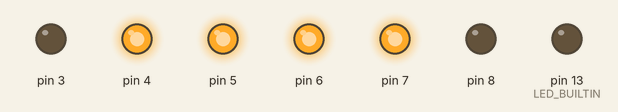
Recording of a sketch running on a simulated Arduino Nano, built with avr-gcc and run on an emulated ATmega328P. On the bench: output pins drawn as LEDs (lit = HIGH).

Above: at 3.05 s.
At 4.65 s:
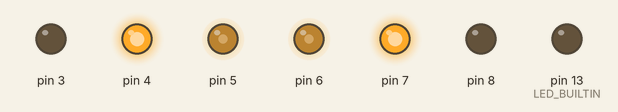
At 6.1 s:
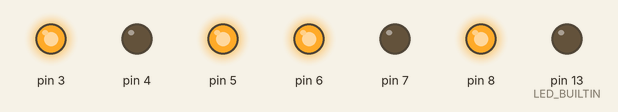
At 6.3 s:
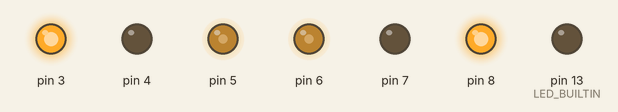
At 9.15 s:
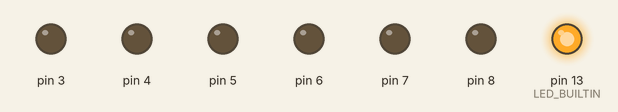
At 9.55 s:
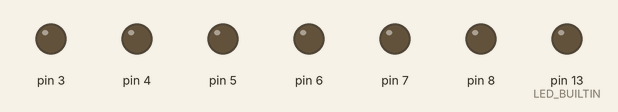
Timing chart, 0 to 11.6 s (numbered marks = the images above):
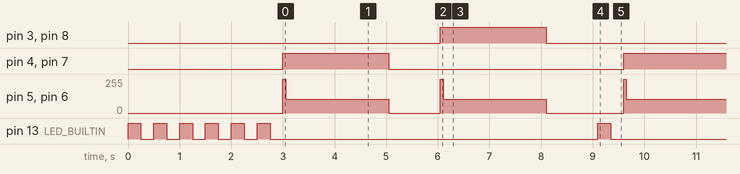

The sketch:

SterowanieSILNIKAMI.ino
```cpp
/*
 Name:		sterowanie2silniki.ino
 Created:	2/19/2022 3:15:09 PM
 Author:	pSTRONG v.1
*/
#include <stdio.h>


#define przod 0
#define tyl 1
#define speedMAX 255

struct motor
{
    int output1;
    int output2;
    int PWM;
};
struct motor motor1;
struct motor motor2;

void setup() {
    // pinMode(5, OUTPUT);
    // pinMode(6, OUTPUT);
    // pinMode(7, OUTPUT);
    pinMode(LED_BUILTIN, OUTPUT);
    motor1.PWM = 5;
    motor1.output1 = 7;
    motor1.output2 = 8;
    motor2.PWM = 6;
    motor2.output1 = 4;
    motor2.output2 = 3;
    pinMode(motor1.PWM, OUTPUT);
    pinMode(motor1.output1, OUTPUT);
    pinMode(motor1.output2, OUTPUT);
    pinMode(motor2.PWM, OUTPUT);
    pinMode(motor2.output1, OUTPUT);
    pinMode(motor2.output2, OUTPUT);
    for (int i = 0; i <= 5; i++)
    {
        miganie();
    }

   // delay(5000000);
}

void loop() {
    // put your main code here, to run repeatedly:
    start(przod, speedMAX);
    delay(50);
    start(przod, speedMAX - 150);
    delay(2000);
    stop();
    delay(1000);
    start(tyl, speedMAX);
    delay(50);
    start(tyl, speedMAX - 150);
    delay(2000);
    stop();
    delay(1000);

    miganie();
    /*
    start(tyl, speedMAX);
    digitalWrite(LED_BUILTIN, HIGH);
    delay(5000);
    stop();
    digitalWrite(LED_BUILTIN, LOW);
    delay(1000);
    */
}

void start(bool direction, int speed) {
    digitalWrite(LED_BUILTIN, HIGH);
    if (direction) {
        digitalWrite(motor1.output1, LOW);
        digitalWrite(motor1.output2, HIGH);
        digitalWrite(motor2.output1, LOW);
        digitalWrite(motor2.output2, HIGH);

        analogWrite(motor1.PWM, speed);
        analogWrite(motor2.PWM, speed);
    }
    else
    {
        digitalWrite(motor1.output1, HIGH);
        digitalWrite(motor1.output2, LOW);
        digitalWrite(motor2.output1, HIGH);
        digitalWrite(motor2.output2, LOW);

        analogWrite(motor1.PWM, speed);
        analogWrite(motor2.PWM, speed);
    }
    digitalWrite(LED_BUILTIN, LOW);
}

void stop() {
    digitalWrite(motor1.output1, LOW);
    digitalWrite(motor1.output2, LOW);
    digitalWrite(motor2.output1, LOW);
    digitalWrite(motor2.output2, LOW);
    analogWrite(motor1.PWM, 0);
    analogWrite(motor2.PWM, 0);
}
void miganie() {
    digitalWrite(LED_BUILTIN, HIGH);
    delay(250);
    digitalWrite(LED_BUILTIN, LOW);
    delay(250);
}
```

Measured:
- by itself, pin 3, pin 4, pin 7, pin 8: alternates HIGH for 2.1 s and LOW for 4.6 s
- by itself, pin 5, pin 6: repeats every 6.6 s: 105/255 2.0 s, 0/255 1.0 s, 255/255 0.05 s, 105/255 2.0 s, 0/255 1.5 s, 255/255 0.05 s
- by itself, pin 13 (LED_BUILTIN): goes 5 × (LOW 0.25 s, HIGH 0.25 s), 5 × (LOW 6.4 s, HIGH 0.25 s), then LOW
